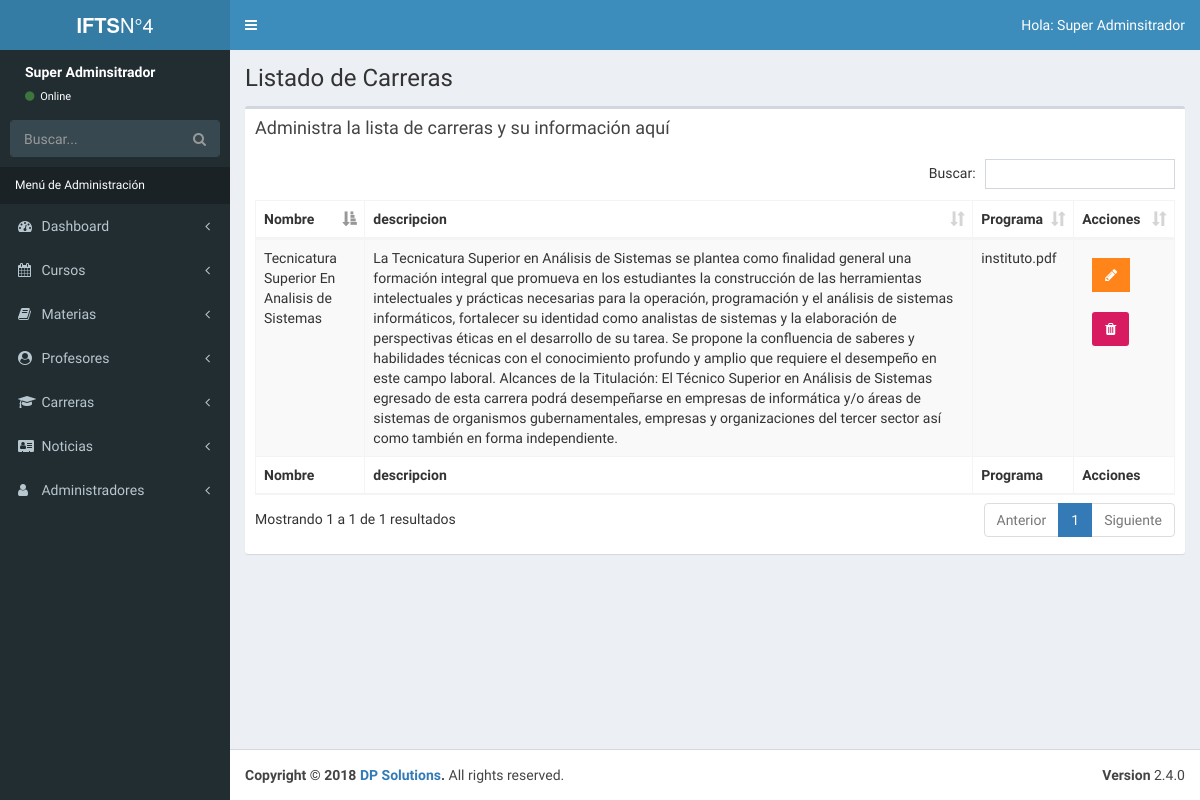
The app's page /admin/lista-carreras.php (signed in) with its own data.
### tables this page shows
CREATE TABLE `carreras` (
  `idCarreras` int(11) NOT NULL,
  `nombreCarrera` varchar(50) NOT NULL,
  `descripCarrera` longtext NOT NULL,
  `programaCarrera` varchar(50) DEFAULT NULL
);

### admin/lista-carreras.php (the view, shortened to what this page needs)
<?php
        include_once 'funciones/funciones.php';
        include_once 'templates/header.php';
        include_once 'templates/barra.php';
        include_once 'templates/navegacion.php';
?>
  <div class="content-wrapper">
    <section class="content-header">
          <h1>
            Listado de Carreras
          </h1>
    </section>
    <section class="content">
      <div class="row">
        <div class="col-xs-12">
          <div class="box">
            <div class="box-header">
              <h3 class="box-title">Administra la lista de carreras y su información aquí</h3>
            </div>
            <div class="box-body">
              <table id="registros" class="table table-bordered table-striped">
                <thead>
                <tr>
                  <th>Nombre</th>
                  <th>descripcion</th>
                  <th>Programa</th>
                  <th>Acciones</th>
                </tr>
                </thead>
                <tbody>
                        <?php
                            try {
                                $sql = "SELECT * FROM carreras";
                                $resultado = $conn->query($sql);
                            } catch (Exception $e) {
                                $error = $e->getMessage();
                                echo $error;
                            }
                            while($carrera = $resultado->fetch_assoc() ) { ?>
                                <tr>
                                    <td><?php echo $carrera['nombreCarrera'];  ?></td>
                                    <td><?php echo $carrera['descripCarrera']; ?></td>
                                    <td><?php echo $carrera['programaCarrera']; ?></td>
                                    <td>
                                        <a href="editar-carrera.php?id=<?php echo $carrera['idCarreras'] ?>" class="btn bg-orange btn-flat margin">
                                            <i class="fa fa-pencil"></i>
                                        </a>
                                        <a href="#" data-id="<?php echo $carrera['idCarreras'] ?>" data-tipo="carrera" class="btn bg-maroon bnt-flat margin borrar_registro">
                                            <i class="fa fa-trash"></i>
                                        </a>
                                    </td>
                                </tr>
                            <?php }  ?>
                </tbody>
                <tfoot>
                <tr>
                  <th>Nombre</th>
                  <th>descripcion</th>
                  <th>Programa</th>
                  <th>Acciones</th>
                </tr>
                </tfoot>
              </table>
            </div>
          </div>
        </div>
      </div>
    </section>
  </div>
  <?php
          include_once 'templates/footer.php';
  ?>

### records on screen
carreras: nombreCarrera "Tecnicatura Superior En Analisis de Sistemas", descripCarrera "La Tecnicatura Superior en Análisis de Sistemas se plantea como finalidad general una formación integral que promueva en los estudiantes la construcción de las herramientas intelectuales y prácticas necesarias para la operación, programación y el análisis de sistemas informáticos, fortalecer su identidad como analistas de sistemas y la elaboración de perspectivas éticas en el desarrollo de su tarea. Se propone la confluencia de saberes y habilidades técnicas con el conocimiento profundo y amplio que requiere el desempeño en este campo laboral. Alcances de la Titulación: El Técnico Superior en Análisis de Sistemas egresado de esta carrera podrá desempeñarse en empresas de informática y/o…", programaCarrera "instituto.pdf"

### other values on screen
$_SESSION['nombre'] "Super Adminsitrador"
